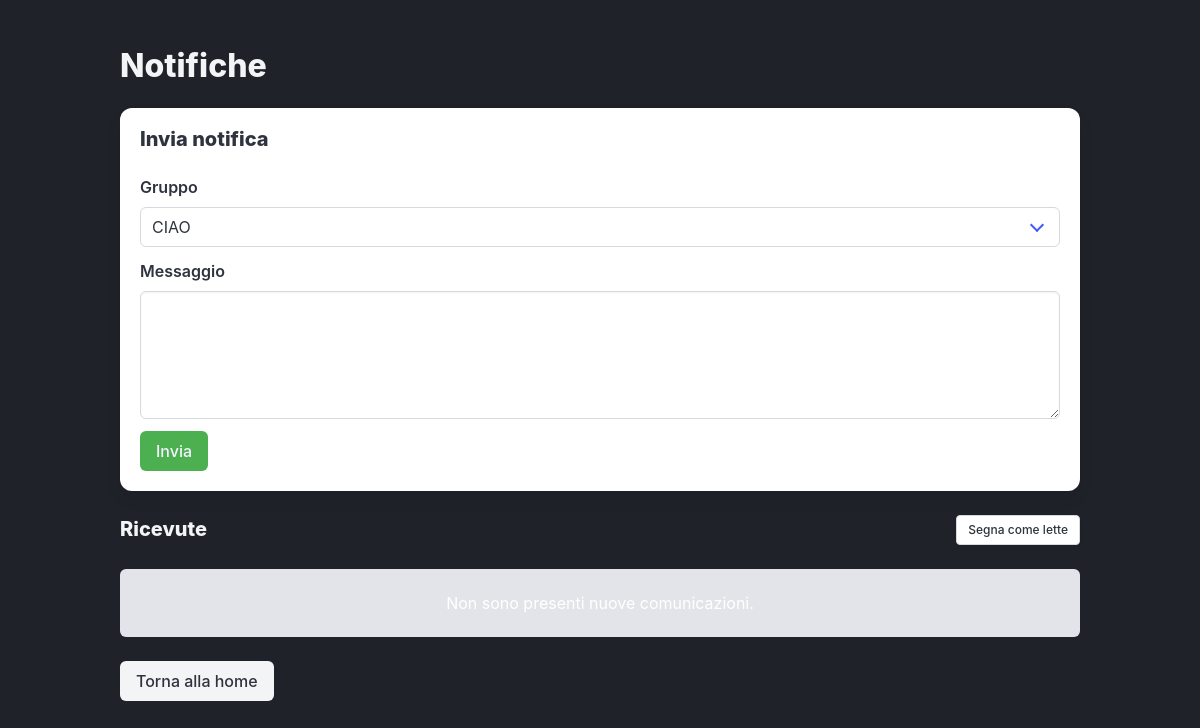
/notifica/ (signed in), run on an earlier commit of the app's database.
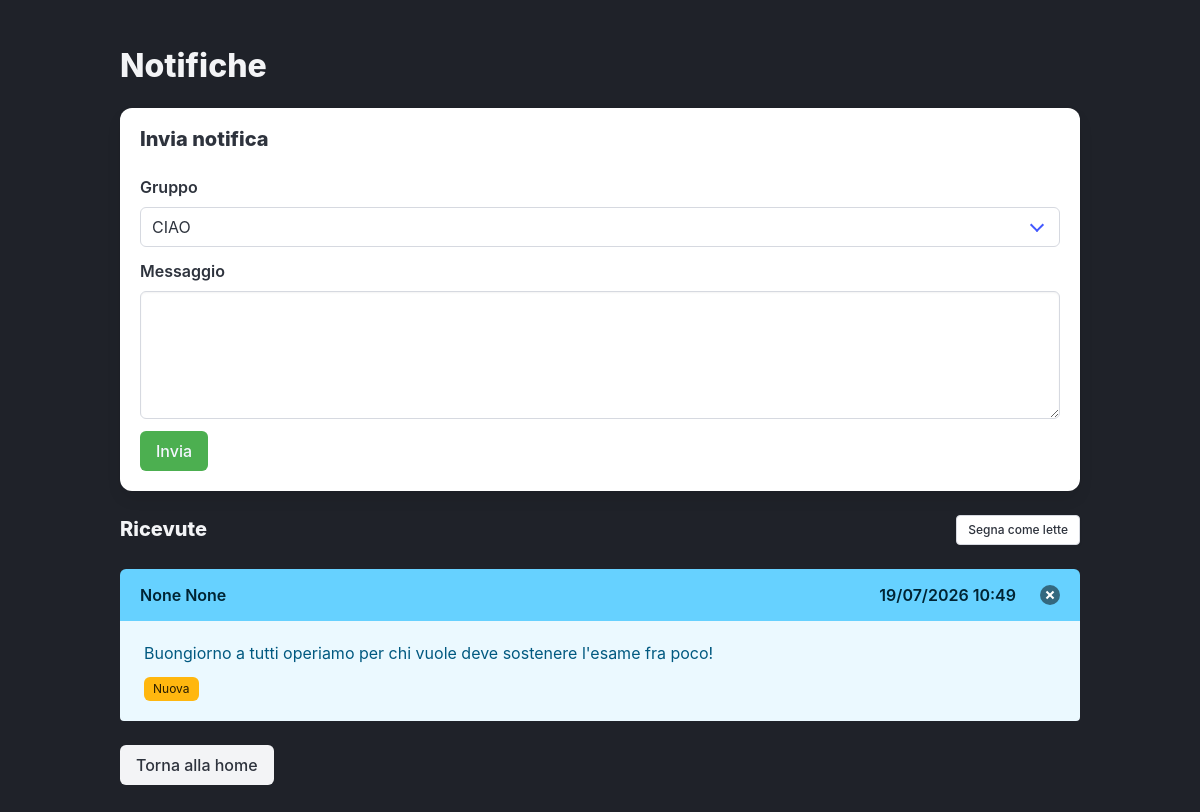
And on a later commit of the database.
### studymatch/models.py (models this page shows)
class Invio(models.Model):
    mittente = models.ForeignKey(Admin, on_delete=models.CASCADE, related_name="invii_effettuati")
    destinatario = models.ForeignKey(Utente, on_delete=models.CASCADE, related_name="invii_ricevuti")
    testo = models.TextField()
    data_invio = models.DateTimeField(auto_now_add=True)
    letta = models.BooleanField(default=False)

class Admin(models.Model):
    admin = models.ForeignKey(Utente, on_delete=models.CASCADE, related_name="admin_profile")
    livello = models.SmallIntegerField(default=1)
    data_nomina = models.DateField(default=timezone.now)
    notifica = models.ForeignKey(Utente, on_delete=models.CASCADE, null=True)

class Utente(models.Model):
    utente = models.CharField(max_length=50, primary_key=True)
    email = models.CharField(max_length=128)
    password = models.CharField(max_length=256)
    ruolo = models.CharField(max_length=20, default="studente")
    nome = models.CharField(max_length=50, null=True)
    cognome = models.CharField(max_length=50, null=True)

### studymatch/views.py (the view, shortened to what this page needs)
# urls.py: path('notifica/', views.notifica, name='notifica'),
def notifica(request, id_gruppo=None):
    user = request.session.get("user")
    ruolo = request.session.get("ruolo")
    if not user:
        return render(request, "login.html", {"error": "Sessione Scaduta"})
    utente = Utente.objects.filter(utente=user).first()
    if not utente:
        request.session.flush()
        return render(request, "login.html", {"error": "Utente non trovato"})
    gruppo = None
    puo_inviare = False
    notifiche = notifica_ric(utente)
    gruppi_gestiti = gruppi_gestiti_admin(utente)
    context = {
        "notifiche": notifiche,
        "gruppi_gestiti": gruppi_gestiti,
        "gruppo": gruppo,
        "puo_inviare": puo_inviare,
    }
    return render(request, "notifiche.html", context)

### studymatch/views.py (called while the page is built)
def gruppi_gestiti_admin(utente):
    admin = Admin.objects.filter(admin=utente).first()
    if not admin:
        return Gestione.objects.none()
    return Gestione.objects.filter(admin=admin).select_related("id_gruppo")

def notifica_ric(utente):
    return Invio.objects.filter(
        destinatario=utente,
        letta=False,
    ).select_related(
        "mittente",
        "mittente__admin",
    ).order_by("-data_invio")

### templates/notifiche.html (shortened to what the changed rows need)
{% extends "index.html" %}
{% block content %}
    <section class="section">
        <div class="container">
            <h1 class="title is-3 has-text-light">
                {% if gruppo %}
                    Notifiche - {{ gruppo.nome_gruppo }}
                {% else %}
                    Notifiche
                {% endif %}
            </h1>
            {% if gruppo and puo_inviare %}
                <div class="box mb-5">
                    <h2 class="title is-5">Invia notifica</h2>
                    <form method="POST">
                        {% csrf_token %}
                        <input type="hidden" name="azione" value="invia">
                        <div class="field">
                            <label class="label">Messaggio</label>
                            <div class="control">
                                <textarea class="textarea" name="testo" required></textarea>
                            </div>
                        </div>
                        <button type="submit" class="button is-link">
                            Invia
                        </button>
                    </form>
                </div>
            {% elif gruppi_gestiti %}
                <div class="box mb-5">
                    <h2 class="title is-5">Invia notifica</h2>
                    <form method="POST">
                    </form>
                </div>
            {% endif %}
            <div class="level">
                <div class="level-left">
                    <h2 class="title is-5 has-text-light">
                        {% if gruppo %}
                            Ricevute per questo gruppo
                        {% else %}
                            Ricevute
                        {% endif %}
                    </h2>
                </div>
                <div class="level-right">
                </div>
            </div>
            {% for notifica in notifiche %}
                <article class="
                    message
                    {% if notifica.letta %}is-light{% else %}is-info{% endif %}
                ">
                    <div class="message-header">
                        <p>
                            {{ notifica.mittente.admin.nome }}
                            {{ notifica.mittente.admin.cognome }}
                        </p>
                        <div class="is-flex is-align-items-center">
                            <span class="mr-3">
                                {{ notifica.data_invio|date:"d/m/Y H:i" }}
                            </span>
                            <form method="POST">
                                <button type="submit"
                                        class="delete"
                                        aria-label="chiudi"></button>
                            </form>
                        </div>
                    </div>
                    <div class="message-body">
                        <p>{{ notifica.testo }}</p>
                        {% if notifica.letta %}
                            <span class="tag mt-3">Letta</span>
                        {% else %}
                            <span class="tag is-warning mt-3">Nuova</span>
                        {% endif %}
                    </div>
                </article>
            {% empty %}
                <div class="notification is-light has-text-centered">
                    Non sono presenti nuove comunicazioni.
                </div>
            {% endfor %}
            <div class="mt-5">
                {% if gruppo %}
                    <a href="{% url 'dettaglio_gruppo' gruppo.id_gruppo %}" class="button is-light">
                        Torna al gruppo
                    </a>
                {% else %}
                    <a href="{% url 'home' %}" class="button is-light">
                    </a>
                {% endif %}
            </div>
        </div>
    </section>
{% endblock %}

What changed in the data, as far as the page shows it:
added Invio: mittente.admin.nome "None", mittente.admin.cognome "None", data_invio "19/07/2026 10:49", testo "Buongiorno a tutti operiamo per chi vuole deve sostenere l'esame fra poco!", letta "Nuova"
Also different on the page:
text no longer shown: "Non sono presenti nuove comunicazioni."
